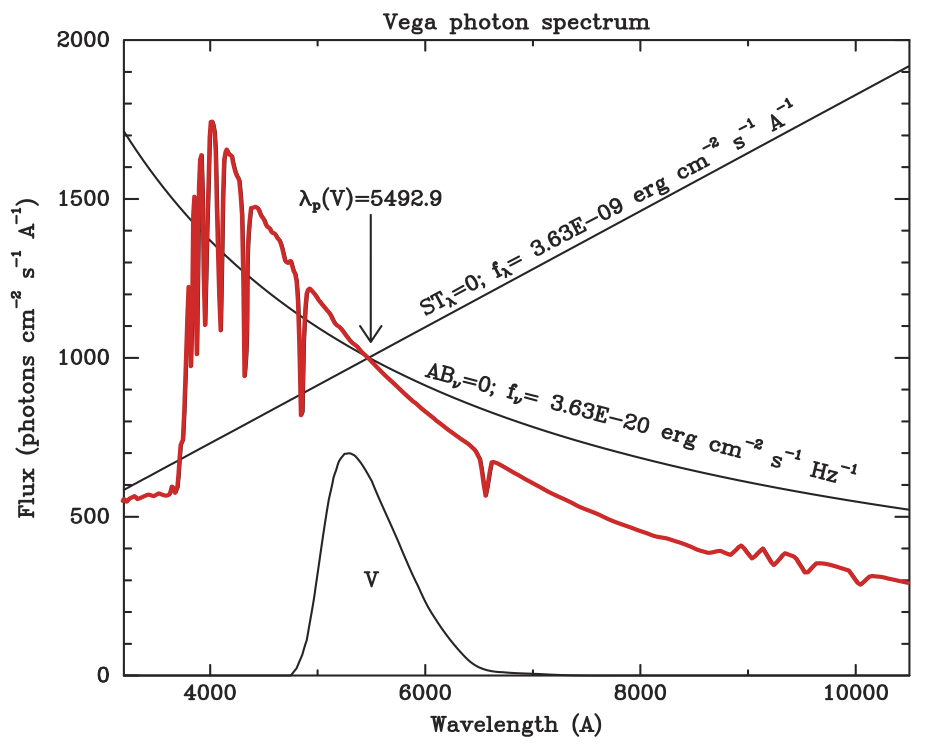
#> input picture SNLS/Figures/VegaPhotomSys.png, 938 x 752 px
$ jupyter execute --allow-errors CalibrationSpectra.ipynb   (shell and % lines are left out)   (Python 2 division)   (older library calls are emulated)
#> lines starting #> are read from the running program, lines starting #| are printed output that depends on the picture
# Study reference calibration spectra

- author : Sylvie Dagoret-Campagne
- date : April 23th 2018

[cell 1]
import numpy as np
import pandas as pd
# Set up matplotlib and use a nicer set of plot parameters
import matplotlib
import matplotlib.pyplot as plt

[cell 2]
import astropy
import astropy.units as u
from astropy.io import fits

[cell 3]
from IPython.display import Image, display
from PIL import Image

[cell 4]
import pysynphot as S
S.primary_area=1.02e5
S.binning=1.

[cell 5]
CFHT_COLL_SURF=np.pi/4.*(3.6*u.m)**2/(u.cm)**2  # LSST collectif surface
WLMIN=3000.
WLMAX=11000.

[cell 6]
NBINS=int(WLMAX-WLMIN)
BinWidth=(WLMAX-WLMIN)/float(NBINS)
WL=np.linspace(WLMIN,WLMAX,NBINS)

[cell 7]
CFHT_COLL_SURF.decompose()

[cell 8]
S.refs.setref(area=CFHT_COLL_SURF.decompose(), waveset=None)
#> (this line was passed over: pysynphot is not available in this run)

[cell 9]
#S.refs.set_default_waveset(minwave=WLMIN, maxwave=WLMIN, num=NBINS, delta=1., log=True)

[cell 10]
S.refs.showref()
#> (this line was passed over: pysynphot is not available in this run)

[cell 11]
10**(S.units.ABZERO/2.5)
#> (this line was passed over: pysynphot is not available in this run)

# PySynPhot

**vegamag** offers a reasonable approximation to many of the conventional photometric systems that use the spectrum of Vega to define magnitude zero in one or more passbands. In broadband photometry, the relevant passband integral is calculated first for the source spectrum and then again for the spectrum of Vega, and the ratio of the two results is converted to a magnitude. This would not be a scientifically meaningful option for spectrophotometry.

Meanwhile, **abmag** and **stmag** are appropriate for either spectrophotometry or photometry. Their zero point values of 48.60 and 21.10 mag, respectively, are chosen for convenience so that Vega has $\rm{AB}_{\nu}$ and $\rm{ST}_{\lambda}$ magnitudes close to 0 in the Johnson $V$ passband, as shown in the following figure:

[cell 12]
img=Image.open("Figures/VegaPhotomSys.png")
#> img is the input picture: PIL image 938x752 RGBA; mean R, G, B, A 246.5, 243.6, 243.6, 255
img = img.resize((800, 600),Image.ANTIALIAS)
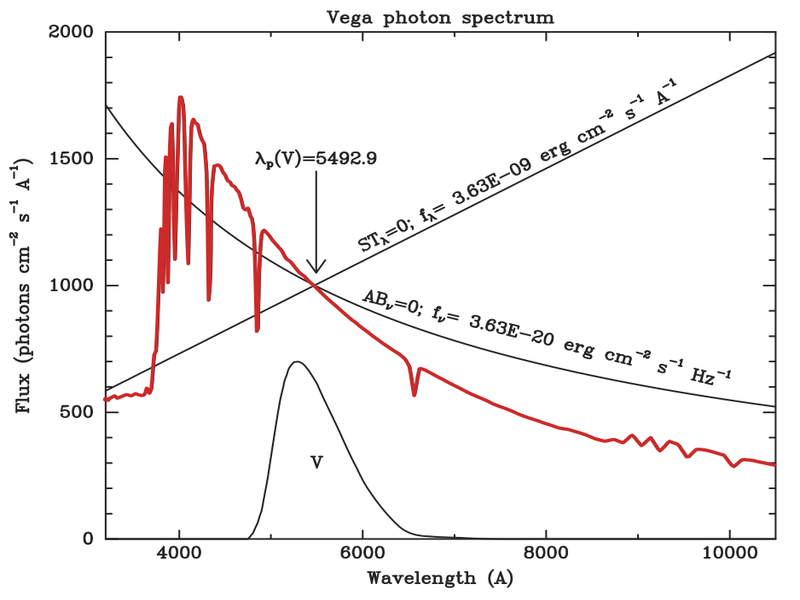
#> img: PIL image 800x600 RGBA; mean R, G, B, A 246.2, 243.3, 243.3, 255
display(img)

Standard photometric systems generally use the spectrum of Vega to define magnitude zero. The spectrophotometric magnitudes $\rm{AB}_{\nu}$ and $\rm{ST}_{\lambda}$ refer instead to spectra of constant $f_{\nu}$ and $f_{\lambda}$, respectively. Magnitude zero in both systems is defined to be the mean flux density of Vega in the Johnson $V$ passband. Thus all three of the spectra shown here produce the same count rate in the Johnson $V$ passband. The pivot wavelength of Johnson $V$ is defined to be the crossing point of the $\rm{AB}_{\nu}= 0$ and $\rm{ST}_{\lambda}= 0$ spectra.

# Vega spectrum

- photlam: number in photons per (cm^2.s.A)

#> (a cell that did not finish here is left out)

# Reference spectrum for calibration in AB

- reference flux in erg/cm2/s/Hz

[cell 14]
print S.units.ABZERO

#> (a cell that did not finish here is left out)

- generate the flux flat in Hz bins

#> (a cell that did not finish here is left out)

- plot flat spectrum

#> (a cell that did not finish here is left out)

- convert flat spectrum in photlam (photon/cm^2/s/A)

#> (a cell that did not finish here is left out)

#> (a cell that did not finish here is left out)

#> (a cell that did not finish here is left out)

#> (a cell that did not finish here is left out)

#> (a cell that did not finish here is left out)

[cell 23]
S.units.C

#> (a cell that did not finish here is left out)

# Reference spectrum in ST

- ST source in erg/cm2/s/A

#> (a cell that did not finish here is left out)

#> (a cell that did not finish here is left out)

# Compare Vega spectrum with AB reference and ST reference spectra

[cell 27]
plt.plot(S.Vega.wave, S.Vega.flux,'b-')
#> (this line was passed over: IPython is not available in this run)

$ run again, with SNLS/Figures/every_transmission.png copied over SNLS/Figures/VegaPhotomSys.png
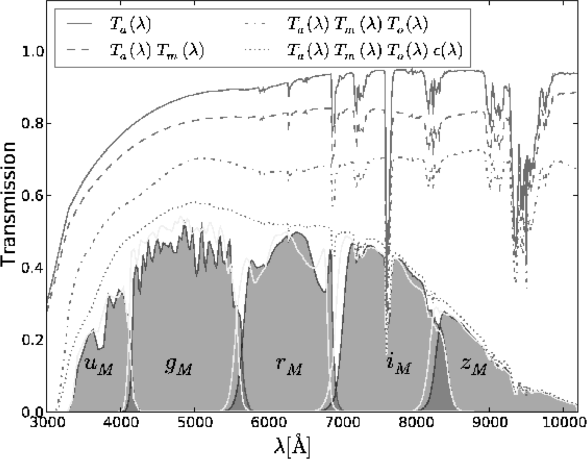
#> input picture SNLS/Figures/every_transmission.png, 1174 x 917 px (shown at 1/2 size)
#> img is the input picture: PIL image 1174x917 RGBA; mean R, G, B, A 226.4, 226.4, 226.4, 254.5
#> `img = img.resize((800, 600),Image.ANTIALIAS)`:
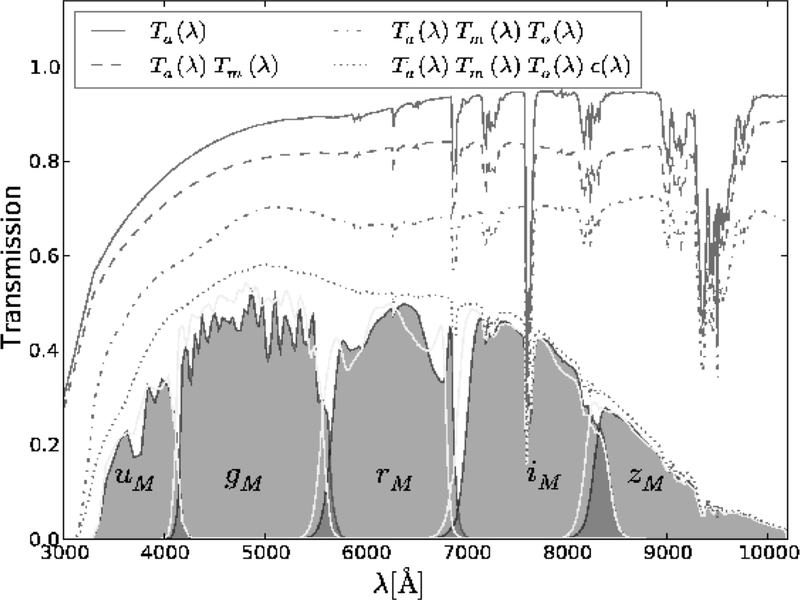
#> img: PIL image 800x600 RGBA; mean R, G, B, A 226.1, 226.1, 226.1, 254.5; transparent parts drawn white
